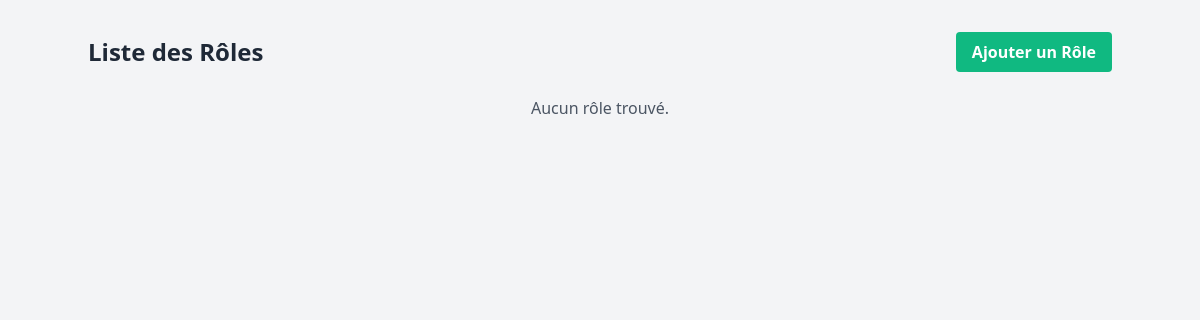
/views/dashbord/dashbord.php (signed in), run on an earlier commit of the app's database.
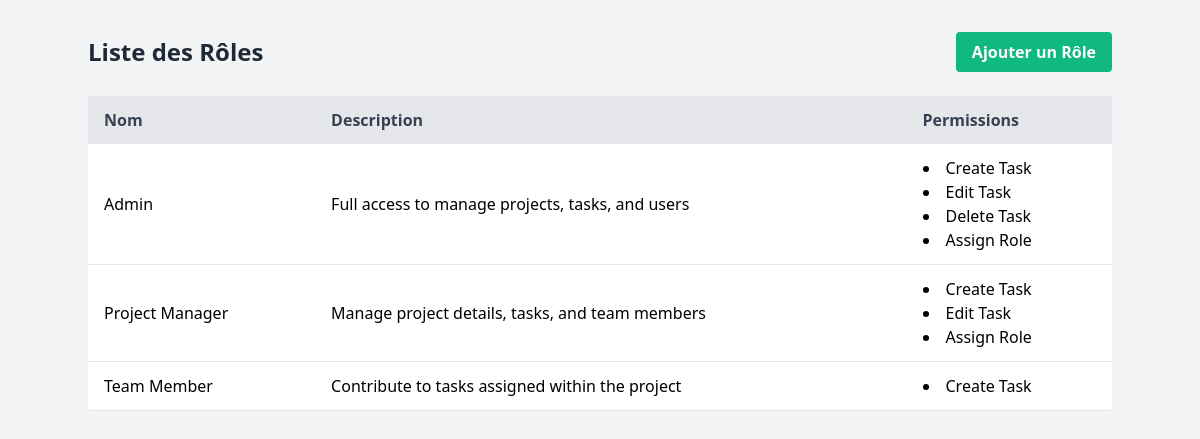
And on a later commit of the database.
### tables this page shows
CREATE TABLE roles (
    id INT AUTO_INCREMENT PRIMARY KEY,
    name VARCHAR(50) NOT NULL UNIQUE,
    description TEXT,
    created_at TIMESTAMP DEFAULT CURRENT_TIMESTAMP,
    updated_at TIMESTAMP DEFAULT CURRENT_TIMESTAMP ON UPDATE CURRENT_TIMESTAMP
);

CREATE TABLE permissions (
    id INT AUTO_INCREMENT PRIMARY KEY,
    name VARCHAR(50) NOT NULL UNIQUE,
    description TEXT,
    created_at TIMESTAMP DEFAULT CURRENT_TIMESTAMP,
    updated_at TIMESTAMP DEFAULT CURRENT_TIMESTAMP ON UPDATE CURRENT_TIMESTAMP
);

### models/model.php (called while the page is built, shortened)
<?php
class Database
{
    public $connection;
    public function __construct($host = 'localhost', $dbname = 'TaskFlow', $username = 'root', $password = '')
    {
        $dsn = "mysql:host={$host};dbname={$dbname};charset=utf8mb4";
        $this->connection = new PDO($dsn, $username, $password, [
            PDO::ATTR_ERRMODE => PDO::ERRMODE_EXCEPTION,
            PDO::ATTR_DEFAULT_FETCH_MODE => PDO::FETCH_ASSOC,
            PDO::ATTR_PERSISTENT => true
        ]);
    }
    public function query($sql, $params = [])
    {
        try {
            $stmt = $this->connection->prepare($sql);
            $stmt->execute($params);
            return $stmt;
        } catch (\Throwable $th) {
            dd($th->getMessage());
        }
    }
}

### config/database.php (called while the page is built)
<?php
$sql_file_path = 'config/data.sql';
try {
    $db = new Database();
} catch (PDOException $e) {
    try {
        $db_create = new database('localhost', '', 'root', '');
        $sql = file_get_contents($sql_file_path);
        if ($sql === false) {
            die("Erreur: Impossible de lire le fichier SQL: " . $sql_file_path);
        }
        $db_create->query($sql);
        $db = new database();
    } catch (PDOException $ex) {
        die("Erreur lors de la création de la base de données : " . $ex->getMessage());
    }
}

### models/roles.php (called while the page is built, shortened)
<?php
    class Role
    {
        private $db;
        public function __construct(Database $db)
        {
            $this->db = $db;
        }
        public function getAll()
        {
            $sql = "SELECT * FROM roles";
            $stmt = $this->db->query($sql);
            $roles = $stmt->fetchAll();
            if (!empty($roles)) {
                return [
                    'success' => true,
                    'data' => $roles,
                    'message' => 'Rôles récupérés avec succès.'
                ];
            }
            return [
                'success' => false,
                'message' => 'Aucun rôle trouvé.'
            ];
        }
    }
    class RolePermission
    {
        private $db;
        public function __construct(Database $db)
        {
            $this->db = $db;
        }
        public function getPermissionsByRole($roleId)
        {
            $sql = "SELECT p.id, p.name, p.description
                    FROM permissions p
                    INNER JOIN role_permission rp ON p.id = rp.permission_id
                    WHERE rp.role_id = ?";
            $stmt = $this->db->query($sql, [$roleId]);
            return $stmt->fetchAll();
        }
    }
?>

### views/dashbord/dashbord.php (the view, shortened to what this page needs)
<!DOCTYPE html>
<html lang="fr">
<head>
    <link href="https://cdn.jsdelivr.net/npm/tailwindcss@2.2.19/dist/tailwind.min.css" rel="stylesheet">
</head>
<?php
    require_once '../../models/model.php';
    require_once '../../models/roles.php';
    require_once '../../config/database.php';
    $role = new Role($db);
    $rolePermission = new RolePermission($db);
    $allRoles = $role->getAll();
    if($allRoles['success']){
	    $roles = $allRoles['data'];
    }else{
	    $roles = [];
    }
?>
<body class="bg-gray-100 font-sans">
    <div class="container mx-auto py-8">
        <div class="flex justify-between items-center mb-6">
            <h2 class="text-2xl font-semibold text-gray-800">Liste des Rôles</h2>
            <a href="ajouter_role.php" class="bg-green-500 hover:bg-green-700 text-white font-bold py-2 px-4 rounded focus:outline-none focus:shadow-outline">
                Ajouter un Rôle
            </a>
        </div>
        <?php if (empty($roles)): ?>
            <p class="text-gray-600 text-center">Aucun rôle trouvé.</p>
        <?php else: ?>
        <div class="overflow-x-auto">
            <table class="min-w-full bg-white shadow-md rounded">
                <thead>
                    <tr class="bg-gray-200 text-gray-700">
                        <th class="py-3 px-4 font-semibold text-left">Nom</th>
                        <th class="py-3 px-4 font-semibold text-left">Description</th>
                        <th class="py-3 px-4 font-semibold text-left">Permissions</th>
                    </tr>
                </thead>
                <tbody>
                    <?php foreach ($roles as $roleItem):
                        $rolePermissions = $rolePermission->getPermissionsByRole($roleItem['id']);
                        if (!empty($rolePermissions)) {
                            $permissions = $rolePermissions;
                        }else{
                            $permissions = [];
                        }
                    ?>
                        <tr class="border-b border-gray-200">
                            <td class="py-3 px-4"><?php echo htmlspecialchars($roleItem['name']); ?></td>
                        <td class="py-3 px-4"><?php echo htmlspecialchars($roleItem['description']); ?></td>
                        <td class="py-3 px-4">
                            <?php if (!empty($permissions)): ?>
                                <ul class="list-disc list-inside">
                                    <?php foreach ($permissions as $permission): ?>
                                        <li><?php echo htmlspecialchars($permission['name']); ?></li>
                                    <?php endforeach; ?>
                                </ul>
                            <?php else: ?>
                                <span class="text-gray-500">Aucune permission</span>
                            <?php endif; ?>
                        </td>
                    </tr>
                    <?php endforeach; ?>
                </tbody>
            </table>
        </div>
            <?php endif; ?>
        </div>
</body>
</html>

What changed in the data, as far as the page shows it:
added roles: name "Admin", description "Full access to manage projects, tasks, and users"
added permissions: name "Create Task"
added permissions: name "Edit Task"
added permissions: name "Delete Task", shown under "Admin"
added permissions: name "Assign Role"
added roles: name "Project Manager", description "Manage project details, tasks, and team members"
added roles: name "Team Member", description "Contribute to tasks assigned within the project"
Also different on the page:
text no longer shown: "Aucun rôle trouvé."
text now shown: "Nom Description Permissions"
